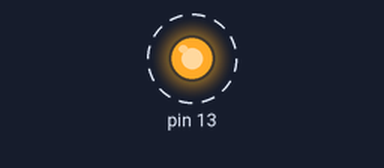
Recording of a sketch running on a simulated Arduino Uno, built with avr-gcc and run on an emulated ATmega328P. Parts: output pins drawn as LEDs (lit = HIGH). Dashed ring = blinking.

Above: at 0.1 s.
Timing chart, 0 to 3.0 s (numbered marks = the images above):
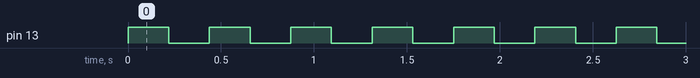

Measured:
- by itself, pin 13: alternates HIGH for 0.22 s and LOW for 0.22 s

The sketch:

kep394_HW2_Q4.2.ino
```cpp
/*
 * Kiersten Page
 * Embedded HW2
 * Due: February 21, 2020
 *
 * 4.2 Practice run-time debugging by fixing the following listing, so that
 * the LED will blink like it was meant to. Note: you should be able to do
 * this with two minor changes.
 */

void NewDelay (unsigned long mSecondsApx ); //change char to long
void setup (){
  unsigned char *portDDRB ;
  portDDRB = (unsigned char *) 0x24;
  *portDDRB |= 0x20;
}
void loop (){
  unsigned char *portB ;
  portB = (unsigned char *) 0x25;
  *portB |= 0x20;
  NewDelay(100);
  *portB &= 0xDF;
  NewDelay(100);
 }

void NewDelay (unsigned long mSecondsApx ){ //change char to long
  volatile unsigned long i; //change char to long
  unsigned long endTime = 1000 * mSecondsApx ;
  for (i = 0; i < endTime ; i++);
}
```
